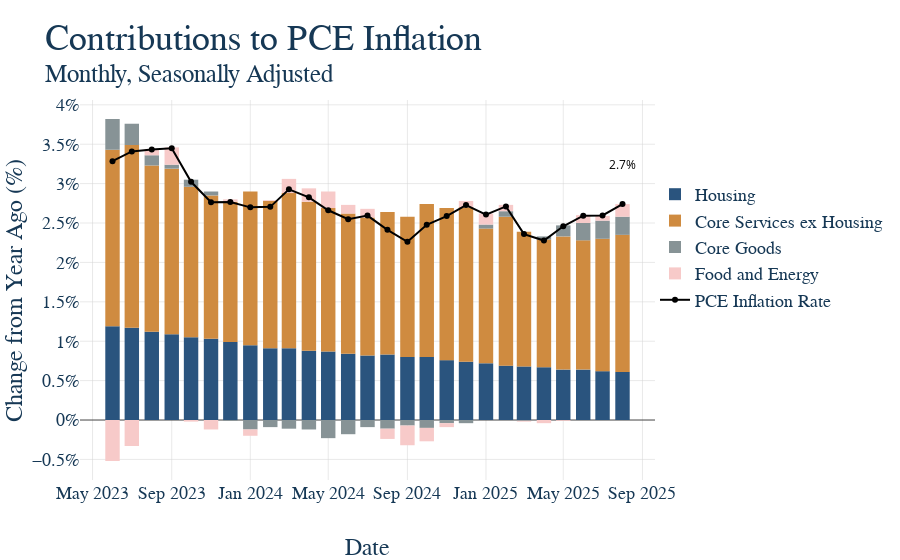

Notebook code for this chart:
### Code cell
today = dt.date.today()

contrib_df = pd.read_csv(
    ut.get_repo_root() / "code" / "data" / "chart1-yoy-headline-pce-contributions.csv",
    index_col="date"
)

contrib_df = contrib_df[pd.to_datetime(contrib_df.index) >= pd.to_datetime("2023-06-01")]

contrib_df = contrib_df.rename(
    columns={
        "Core Services exc. Housing": "Core Services ex Housing",
    }
)

headline_srs = fred.get_series(
    series_id="PCEPI",
    observation_start=dt.date(2023, 6, 1),
    observation_end=today,
    frequency='m',
    units='pc1'
).rename("Headline PCE")


fig = go.Figure()

for col in contrib_df.columns:
    fig.add_trace(
        go.Bar(
            x=contrib_df.index,
            y=contrib_df[col],
            name=col
        )
    )


fig.add_trace(
    go.Scatter(
        x=headline_srs.index,
        y=headline_srs,
        mode='lines+markers',
        name='PCE Inflation Rate',
        line=dict(color='black', width=2),
        marker=dict(size=6)
    )
)

# This is graph specific, but here we want the y-axis to be percent signs 
fig.update_yaxes(
    tickformat="0.2f%",
    ticksuffix="%"
)

# Again, graph specific, we have a mutliyear series and want tick marks to be years
fig.update_xaxes(
    type='date',
    tickformat='%b %Y',
    dtick="M4"
)

fig.update_layout(
    barmode='relative',
    title=dict(text='Contributions to PCE Inflation <br><sup>Monthly, Seasonally Adjusted</sup>'),
    xaxis_title='Date',
    yaxis_title='Change from Year Ago (%)',
)

fig.update_layout(
    legend=dict(
        orientation="v",
        x=1,  # Move legend inside the plot area (left)
        y=0.8,  # Near the top
        xanchor="left",
        yanchor="top",
        font=dict(size=18)
    )
)

# Add a label at the end of the Headline PCE Inflation series
last_date = headline_srs.index[-1]
last_value = headline_srs.iloc[-1]

fig.add_annotation(
    x=last_date,
    y=last_value + 0.5,
    text=f"{last_value:.1f}%",
    showarrow=False,
    ax=0,
    ay=-200,  # Negative ay moves annotation up (above the point)
    font=dict(size=12, color="black"),
    bgcolor="white",
)


# This should be the same for EVERY GRAPH!
# Save it to the graph_output folder with the name matching the file, as HTML
fig.write_html(GRAPH_OUTPUT_PATH / f"{GRAPH_NAME}.html")

fig.show()

### Figure 1 — Plotly figure (JSON) as saved in the notebook; plotly's stock layout.template omitted (floating-point values rounded to 4 significant figures)
{"data": [{"name": "Housing", "type": "bar", "x": ["2023-06-01", "2023-07-01", "2023-08-01", "2023-09-01", "2023-10-01", "2023-11-01", "2023-12-01", "2024-01-01", "2024-02-01", "2024-03-01", "2024-04-01", "2024-05-01", "2024-06-01", "2024-07-01", "2024-08-01", "2024-09-01", "2024-10-01", "2024-11-01", "2024-12-01", "2025-01-01", "2025-02-01", "2025-03-01", "2025-04-01", "2025-05-01", "2025-06-01", "2025-07-01", "2025-08-01"], "y": [1.19, 1.17, 1.12, 1.09, 1.05, 1.03, 0.99, 0.95, 0.91, 0.91, 0.88, 0.87, 0.84, 0.82, 0.83, 0.8, 0.8, 0.76, 0.74, 0.72, 0.69, 0.68, 0.67, 0.64, 0.64, 0.62, 0.61]}, {"name": "Core Services ex Housing", "type": "bar", "x": ["2023-06-01", "2023-07-01", "2023-08-01", "2023-09-01", "2023-10-01", "2023-11-01", "2023-12-01", "2024-01-01", "2024-02-01", "2024-03-01", "2024-04-01", "2024-05-01", "2024-06-01", "2024-07-01", "2024-08-01", "2024-09-01", "2024-10-01", "2024-11-01", "2024-12-01", "2025-01-01", "2025-02-01", "2025-03-01", "2025-04-01", "2025-05-01", "2025-06-01", "2025-07-01", "2025-08-01"], "y": [2.24, 2.32, 2.11, 2.1, 1.91, 1.82, 1.78, 1.95, 1.87, 1.97, 1.89, 1.82, 1.78, 1.75, 1.81, 1.78, 1.94, 1.93, 1.96, 1.71, 1.89, 1.71, 1.62, 1.69, 1.64, 1.68, 1.74]}, {"name": "Core Goods", "type": "bar", "x": ["2023-06-01", "2023-07-01", "2023-08-01", "2023-09-01", "2023-10-01", "2023-11-01", "2023-12-01", "2024-01-01", "2024-02-01", "2024-03-01", "2024-04-01", "2024-05-01", "2024-06-01", "2024-07-01", "2024-08-01", "2024-09-01", "2024-10-01", "2024-11-01", "2024-12-01", "2025-01-01", "2025-02-01", "2025-03-01", "2025-04-01", "2025-05-01", "2025-06-01", "2025-07-01", "2025-08-01"], "y": [0.39, 0.27, 0.13, 0.05, 0.09, 0.05, -0.01, -0.12, -0.09, -0.11, -0.12, -0.23, -0.18, -0.09, -0.11, -0.07, -0.1, -0.04, -0.04, 0.05, 0.07, -0.01, 0.04, 0.14, 0.22, 0.23, 0.23]}, {"name": "Food and Energy", "type": "bar", "x": ["2023-06-01", "2023-07-01", "2023-08-01", "2023-09-01", "2023-10-01", "2023-11-01", "2023-12-01", "2024-01-01", "2024-02-01", "2024-03-01", "2024-04-01", "2024-05-01", "2024-06-01", "2024-07-01", "2024-08-01", "2024-09-01", "2024-10-01", "2024-11-01", "2024-12-01", "2025-01-01", "2025-02-01", "2025-03-01", "2025-04-01", "2025-05-01", "2025-06-01", "2025-07-01", "2025-08-01"], "y": [-0.52, -0.33, 0.08, 0.22, -0.02, -0.12, 0.03, -0.08, 0.01, 0.18, 0.17, 0.21, 0.11, 0.11, -0.13, -0.25, -0.17, -0.05, 0.08, 0.14, 0.08, -0.01, -0.04, -0.01, 0.1, 0.06, 0.16]}, {"line": {"color": "black", "width": 2}, "marker": {"size": 6}, "mode": "lines+markers", "name": "PCE Inflation Rate", "type": "scatter", "x": ["2023-06-01T00:00:00.000000000", "2023-07-01T00:00:00.000000000", "2023-08-01T00:00:00.000000000", "2023-09-01T00:00:00.000000000", "2023-10-01T00:00:00.000000000", "2023-11-01T00:00:00.000000000", "2023-12-01T00:00:00.000000000", "2024-01-01T00:00:00.000000000", "2024-02-01T00:00:00.000000000", "2024-03-01T00:00:00.000000000", "2024-04-01T00:00:00.000000000", "2024-05-01T00:00:00.000000000", "2024-06-01T00:00:00.000000000", "2024-07-01T00:00:00.000000000", "2024-08-01T00:00:00.000000000", "2024-09-01T00:00:00.000000000", "2024-10-01T00:00:00.000000000", "2024-11-01T00:00:00.000000000", "2024-12-01T00:00:00.000000000", "2025-01-01T00:00:00.000000000", "2025-02-01T00:00:00.000000000", "2025-03-01T00:00:00.000000000", "2025-04-01T00:00:00.000000000", "2025-05-01T00:00:00.000000000", "2025-06-01T00:00:00.000000000", "2025-07-01T00:00:00.000000000", "2025-08-01T00:00:00.000000000"], "y": [3.285, 3.409, 3.432, 3.449, 3.023, 2.765, 2.767, 2.699, 2.705, 2.928, 2.826, 2.662, 2.548, 2.594, 2.413, 2.261, 2.478, 2.588, 2.728, 2.607, 2.71, 2.359, 2.277, 2.458, 2.594, 2.597, 2.741]}], "layout": {"annotations": [{"ax": 0, "ay": -200, "bgcolor": "white", "font": {"color": "black", "size": 12}, "showarrow": false, "text": "2.7%", "x": "2025-08-01T00:00:00", "y": 3.241}], "barmode": "relative", "legend": {"font": {"size": 18}, "orientation": "v", "x": 1, "xanchor": "left", "y": 0.8, "yanchor": "top"}, "title": {"text": "Contributions to PCE Inflation <br><sup>Monthly, Seasonally Adjusted</sup>"}, "xaxis": {"dtick": "M4", "tickformat": "%b %Y", "title": {"text": "Date"}, "type": "date"}, "yaxis": {"tickformat": "0.2f%", "ticksuffix": "%", "title": {"text": "Change from Year Ago (%)"}}}}
